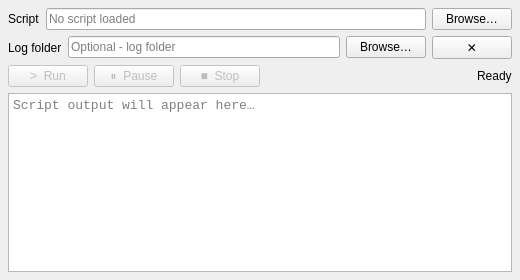
<?xml version="1.0" encoding="UTF-8"?>
<ui version="4.0">
 <class>ExperimentPanel</class>
 <widget class="QWidget" name="ExperimentPanel">
  <property name="geometry">
   <rect><x>0</x><y>0</y><width>520</width><height>280</height></rect>
  </property>
  <property name="windowTitle"><string>Experiment</string></property>

  <layout class="QVBoxLayout" name="root_layout">
   <property name="spacing"><number>6</number></property>
   <property name="leftMargin"><number>8</number></property>
   <property name="topMargin"><number>8</number></property>
   <property name="rightMargin"><number>8</number></property>
   <property name="bottomMargin"><number>8</number></property>

   <!-- Script row -->
   <item>
    <layout class="QHBoxLayout" name="file_row">
     <property name="spacing"><number>6</number></property>
     <item>
      <widget class="QLabel" name="script_label">
       <property name="text"><string>Script</string></property>
       <property name="minimumWidth"><number>60</number></property>
      </widget>
     </item>
     <item>
      <widget class="QLineEdit" name="script_path_edit">
       <property name="readOnly"><bool>true</bool></property>
       <property name="placeholderText"><string>No script loaded</string></property>
      </widget>
     </item>
     <item>
      <widget class="QPushButton" name="browse_btn">
       <property name="text"><string>Browse…</string></property>
       <property name="maximumWidth"><number>80</number></property>
      </widget>
     </item>
    </layout>
   </item>

   <!-- Log folder row -->
   <item>
    <layout class="QHBoxLayout" name="log_folder_row">
     <property name="spacing"><number>6</number></property>
     <item>
      <widget class="QLabel" name="log_folder_label">
       <property name="text"><string>Log folder</string></property>
       <property name="minimumWidth"><number>60</number></property>
      </widget>
     </item>
     <item>
      <widget class="QLineEdit" name="log_folder_edit">
       <property name="readOnly"><bool>true</bool></property>
       <property name="placeholderText"><string>Optional - log folder</string></property>
      </widget>
     </item>
     <item>
      <widget class="QPushButton" name="log_folder_btn">
       <property name="text"><string>Browse…</string></property>
       <property name="maximumWidth"><number>80</number></property>
      </widget>
     </item>
     <item>
      <widget class="QPushButton" name="log_folder_clear_btn">
       <property name="text"><string>✕</string></property>
       <property name="maximumWidth"><number>28</number></property>
       <property name="toolTip"><string>Clear log folder (disable file logging)</string></property>
      </widget>
     </item>
    </layout>
   </item>

   <!-- Controls row -->
   <item>
    <layout class="QHBoxLayout" name="controls_row">
     <property name="spacing"><number>6</number></property>
     <item>
      <widget class="QPushButton" name="play_btn">
       <property name="enabled"><bool>false</bool></property>
       <property name="text"><string>>  Run</string></property>
      </widget>
     </item>
     <item>
      <widget class="QPushButton" name="pause_btn">
       <property name="enabled"><bool>false</bool></property>
       <property name="text"><string>⏸  Pause</string></property>
      </widget>
     </item>
     <item>
      <widget class="QPushButton" name="stop_btn">
       <property name="enabled"><bool>false</bool></property>
       <property name="text"><string>■  Stop</string></property>
      </widget>
     </item>
     <item>
      <spacer>
       <property name="orientation"><enum>Qt::Orientation::Horizontal</enum></property>
       <property name="sizeHint" stdset="0"><size><width>20</width><height>20</height></size></property>
      </spacer>
     </item>
     <item>
      <widget class="QLabel" name="run_status_lbl">
       <property name="text"><string>Ready</string></property>
      </widget>
     </item>
    </layout>
   </item>

   <item>
    <widget class="QPlainTextEdit" name="log_output">
     <property name="font">
      <font><family>monospace</family><pointsize>10</pointsize></font>
     </property>
     <property name="readOnly"><bool>true</bool></property>
     <property name="placeholderText"><string>Script output will appear here…</string></property>
    </widget>
   </item>

  </layout>
 </widget>
 <resources/>
 <connections/>
</ui>
